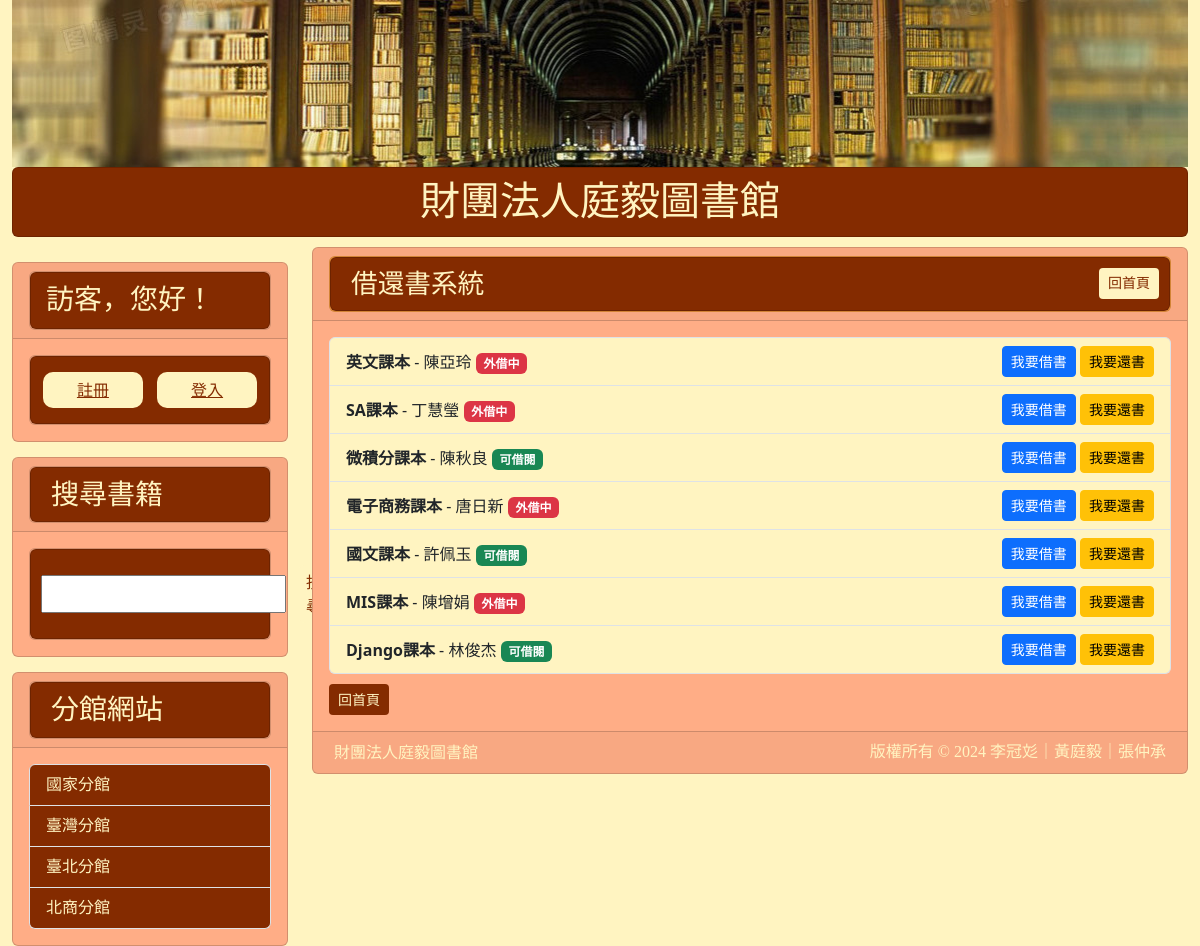
The app's page /book_list/, older data.
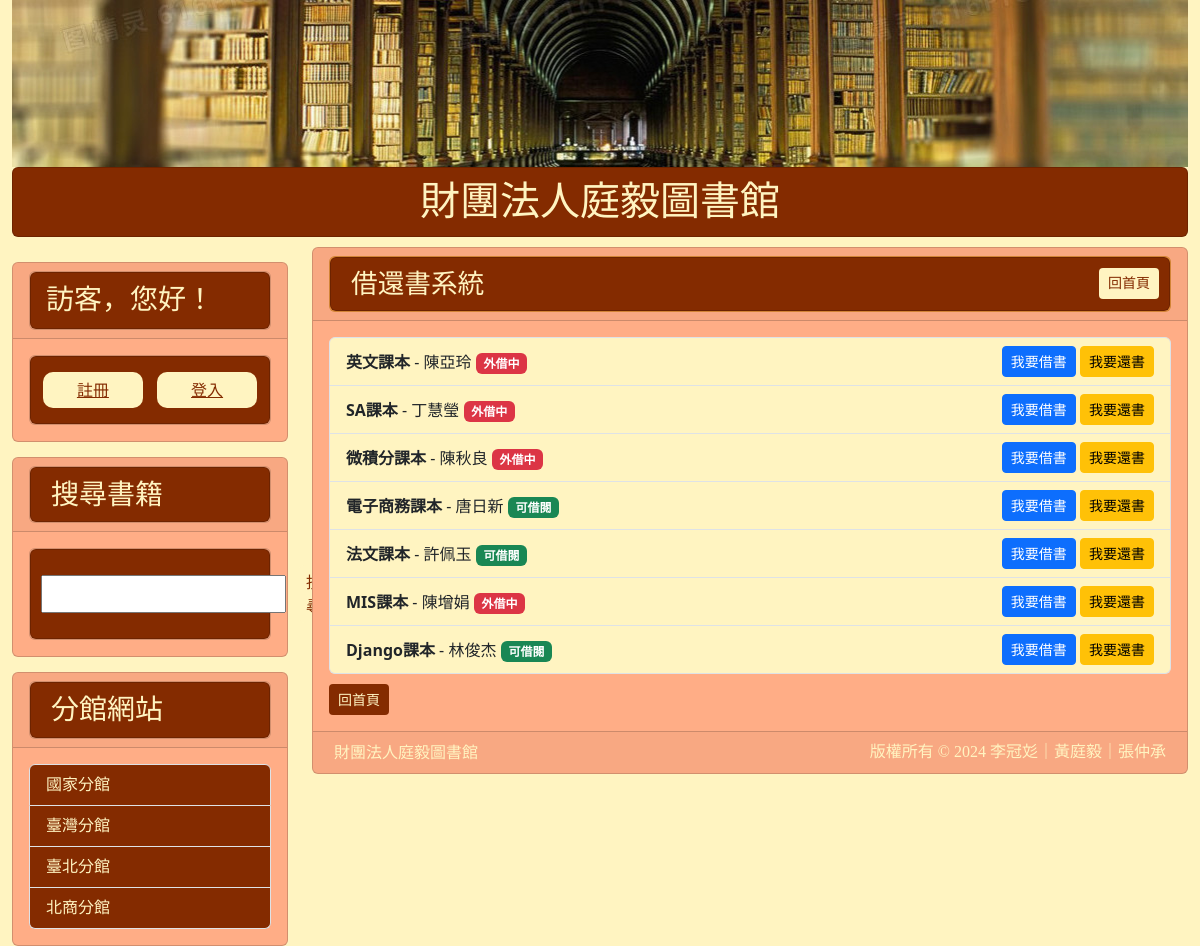
The same page, newer data.
### mysite/models.py (models this page shows, shortened)
class Post(models.Model):
    title = models.CharField(max_length=50)
    write = models.CharField(max_length=50, default="不詳")
    slug = models.CharField(max_length=200)
    bookstype=[("一般書籍","一般書籍"),("教學用書","教學用書")]
    category = models.CharField(max_length=20, choices=bookstype, default="一般書籍")
    intro = models.TextField(default="", blank=True)
    photolink = models.TextField(default="", blank=True)
    body = models.TextField()
    borrower = models.CharField(max_length=150, blank=True, null=True)
    isBorrow = models.BooleanField(_("外借中"), default=False)
    pub_date = models.DateTimeField(auto_now_add=True)
    reservations = models.ManyToManyField(User, related_name='reserved_books', blank=True)
    borrowing_records = models.ManyToManyField(BorrowingRecord, related_name='borrowed_books', blank=True)
    @property
    def formatted_is_borrow(self):
        if self.isBorrow:
            try:
                user = User.objects.get(username=self.borrower)
                return f'<span style="color: white; background-color: red; border: 1px solid white; padding: 3px; border-radius: 3px;">已出借給{user.username}</span>'
            except User.DoesNotExist:
                return f'<span style="color: white; background-color: red; border: 1px solid white; padding: 3px; border-radius: 3px;">已出借給 {self.borrower}</span>'
        elif self.is_reserved:
            reservations = self.reservations.all()
            if reservations and self.borrower != reservations[0].username:
                return '<span style="color: white; background-color: gold; border: 1px solid white; padding: 3px; border-radius: 3px;">尚有預約者</span>'
        else:
            return '<span style="color: white; background-color: green; border: 1px solid white; padding: 3px; border-radius: 3px;">可立即借閱</span>'
    formatted_is_borrow.fget.short_description = "外借狀態"
    class Meta:
        ordering = ("-pub_date",)

### mysite/views.py (the view)
# urls.py: path('book_list/', book_list, name='book_list'),
def book_list(request):
    books = Post.objects.all()
    return render(request, 'book_list.html', {'books': books})

### templates/book_list.html (shortened to what this page needs)
{% extends "base.html" %}
{% block headmessage %}
    <div class="card" style="background-color:#FFA042;">
        <div class="card"; style="background-color:#842B00;">
            <h3 style="font-family:微軟正黑體; font-size: 20pt; color:#FFF4C1; margin-left: 10px; margin-bottom: 0px; padding: 10px">借還書系統
                <a class="btn btn-sm" style="background-color:#FFF4C1; color: #842B00; margin-top: 10px; float: right; margin-top: 0px; margin-right: 0px;" href='/'>回首頁</a>
            </h3>
        </div>
    </div>
{% endblock %}
{% block content %}
    {% if books %}
        <ul class="list-group">
            {% for book in books %}
                <li class="list-group-item d-flex justify-content-between align-items-center" style="background-color:#FFF4C1;">
                    <div>
                        <strong>{{ book.title }}</strong> - {{ book.write }}
                        {% if book.isBorrow %}
                            <span class="badge bg-danger">外借中</span>
                        {% else %}
                            <span class="badge bg-success">可借閱</span>
                        {% endif %}
                    </div>
                    <div>
                        <a href="{% url 'borrow_book' book.id %}" class="btn btn-primary btn-sm">我要借書</a>
                        <a href="{% url 'return_book' book.id %}" class="btn btn-warning btn-sm">我要還書</a>
                    </div>
                </li>
            {% endfor %}
        </ul>
    {% else %}
        <p>No books available.</p>
    {% endif %}
    <a class="btn btn-sm" style="background-color:#842B00; color: #FFF4C1; margin-top: 10px;" href='/'>回首頁</a>
{% endblock %}

### templates/base.html (shortened to what this page needs)
<!DOCTYPE html>
<html>
    <head>
        <link href="https://cdn.jsdelivr.net/npm/bootstrap@5.3.2/dist/css/bootstrap.min.css" rel="stylesheet">
    </head>
    <body>
        <div class="container-fluid" style="background-color:#FFF4C1">
            {% include "header.html" %}
            <div class="row">
                <div class="col-sm-3 col-md-3">
                    <div class="card" style="background-color:#FFAD86; margin-bottom: 10px; margin-top: 15px">
                        <div class="card-header">
                            <div class="card" style="background-color:#FFAD86;">
                                <div class="card" style="background-color:#842B00;">
                                    <h3 style="font-family:微軟正黑體; color:#FFF4C1; margin-left: 10px; margin-bottom: -10px; margin-top: 5px; padding: 5px">
                                        <div id="user-info">
                                            {% if user.is_authenticated %}
                                                <p>歡迎，{{ user.username }}！</p>
                                            {% else %}
                                                <p>訪客，您好！</p>
                                            {% endif %}
                                        </div>
                                    </h3>
                                </div>
                            </div>
                        </div>
                        <div class="card-body">
                            <div class="card" style="background-color:#FFAD86;">
                                <div class="card" style="background-color:#842B00;">
                                    <div class="list-group">
                                        <div class="row">
                                            <div class="col text-center">
                                                {% if user.is_authenticated %}
                                                    <button type="submit" style="width: 100px; background-color: #FFF4C1; border: none; cursor: pointer; border-radius: 10px; margin-top: 15px; margin-bottom: 15px;">
                                                        <a style="width: 100%; display: block; color: #842B00; border-radius: 10px; padding: 5px;" href="{% url 'logout' %}"> 登出</a>
                                                    </button>
                                                {% else %}
                                                    <button type="submit" style="width: 100px; background-color: #FFF4C1; border: none; cursor: pointer; border-radius: 10px; margin-top: 15px; margin-right: 10px; margin-bottom: 15px;">
                                                        <a style="width: 100%; display: block; color: #842B00; border-radius: 10px; padding: 5px;" href="/register/">註冊</a>
                                                    </button>
                                                    <button type="submit" style="width: 100px; background-color: #FFF4C1; border: none; cursor: pointer; border-radius: 10px; margin-top: 15px; margin-bottom: 15px;">
                                                        <a style="width: 100%; display: block; color: #842B00; border-radius: 10px; padding: 5px;" href="{% url 'login' %}">登入</a>
                                                    </button>
                                                {% endif %}
                                            </div>
                                        </div>
                                    </div>
                                </div>
                            </div>
                        </div>
                    </div>
                    <div class="card" style="background-color:#FFAD86; margin-bottom: 10px; margin-top: 15px">
                        <div class="card-header">
                            <div class="card" style="background-color:#FFAD86;">
                                <div class="card" style="background-color:#842B00;">
                                    <h3 style="font-family:微軟正黑體; color:#FFF4C1; margin-left: 10px; margin-bottom: 0px; padding: 10px">搜尋書籍</h3>
                                </div>
                            </div>
                        </div>
                        <div class="card-body">
                            <div class="card" style="background-color:#FFAD86;">
                                <div class="card" style="background-color:#842B00;">
                                    <div class="list-group">
                                        <form method="get" action="{% url 'search_books' %}" style="margin-top: 20px; display: flex; align-items: center; margin-top: 15px; margin-bottom: 15px; margin-left: 10px;">
                                            <input type="text" name="q" id="search" required style="margin-right: 10px;  padding: 5px;">
                                            <button type="submit" style="background-color: #FFF4C1; color: #842B00; padding: 5px 10px; border: none; cursor: pointer; border-radius: 10px;;">搜尋</button>
                                        </form>
                                    </div>
                                </div>
                            </div>
                        </div>
                    </div>
                    <div class="card" style="background-color:#FFAD86; margin-top: 15px">
                        <div class="card-header">
                            <div class="card" style="background-color:#FFAD86;">
                                <div class="card" style="background-color:#842B00;">
                                    <h3 style="font-family:微軟正黑體; color:#FFF4C1; margin-left: 10px; margin-bottom: 0px; padding: 10px">分館網站</h3>
                                </div>
                            </div>
                        </div>
                        <div class="card-body">
                            <div class="list-group">
                                <a style="font-family:微軟正黑體;color:#FFF4C1;background-color:#842B00" href="https://www.ncl.edu.tw" class="list-group-item">國家分館</a>
                                <a style="font-family:微軟正黑體;color:#FFF4C1;background-color:#842B00" href="https://www.ntl.edu.tw/mp.asp?mp=1" class="list-group-item">臺灣分館</a>
                                <a style="font-family:微軟正黑體;color:#FFF4C1;background-color:#842B00" href="https://tpml.gov.taipei" class="list-group-item">臺北分館</a>
                                <a style="font-family:微軟正黑體;color:#FFF4C1;background-color:#842B00" href="https://library.ntub.edu.tw/wSite/mp" class="list-group-item">北商分館</a>
                            </div>
                        </div>
                    </div>
                </div>
                <div class="col-sm-9 col-md-9">
                    <div class="card" style="background-color:#FFAD86">
                        <div class="card-header">
                            {% block headmessage %}
                            {% endblock %}
                        </div>
                        <div class="card-body">
                            {% block content %} {% endblock %}
                        </div>
                        <div class="card-footer">
                            {% include "footer.html" %}
                        </div>
                </div>
            </div>
        </div>
    </body>
</html>

### templates/header.html
{%load static%}
<div class="well" style="text-align: center; margin-bottom: 0px;">
    <img src="{% static "images/4.jpg" %}" style="width: 100%; max-width: 1500px;">
</div>
<div class="card" style="background-color:#842B00; margin-bottom: 10px; text-align: center; padding: 10px;">
    <a href="/" style="text-decoration: none; color: #FFF4C1;">
        {% if user.is_staff %}
            <h1 style="font-family: 微軟正黑體; font-size: 30pt; color: #FFF4C1; margin-bottom: 0px; display: flex; align-items: center; justify-content: center;">
                <span style="margin-right: 20px;">財團法人庭毅圖書館</span>
                <span style="border: 2px solid #FFF4C1; border-radius: 10px; padding: 5px;">管理者模式</span>
            </h1>
        {% else %}
            <h1 style="font-family: 微軟正黑體; font-size: 30pt; color: #FFF4C1 ;margin-bottom: 0px;">
                財團法人庭毅圖書館
            </h1>
        {% endif %}
    </a>
</div>

### templates/footer.html
{% block footer %}
    {% if now %}
    <p style="font-family:微軟正黑體;color:#FFF4C1;margin-bottom: 0px; margin-left: 5px; display: inline;">現在時刻:{{now}}</p>
    {% else %}
    <p style="font-family:微軟正黑體;color:#FFF4C1;margin-bottom: 0px; margin-left: 5px; display: inline;">財團法人庭毅圖書館</p>
    {% endif %}
    <p style="font-family:微軟正黑體;color:#FFF4C1;margin-bottom: 0px;
    float: right;margin-right: 5px;">版權所有 © 2024 李冠彣｜黃庭毅｜張仲承</p>
{% endblock footer %}

Row changes from the older to the newer data that the page shows:
changed Post "微積分課本": isBorrow "可借閱" → "外借中"
changed Post "電子商務課本": isBorrow "外借中" → "可借閱"
changed Post "許佩玉": title "國文課本" → "法文課本"
